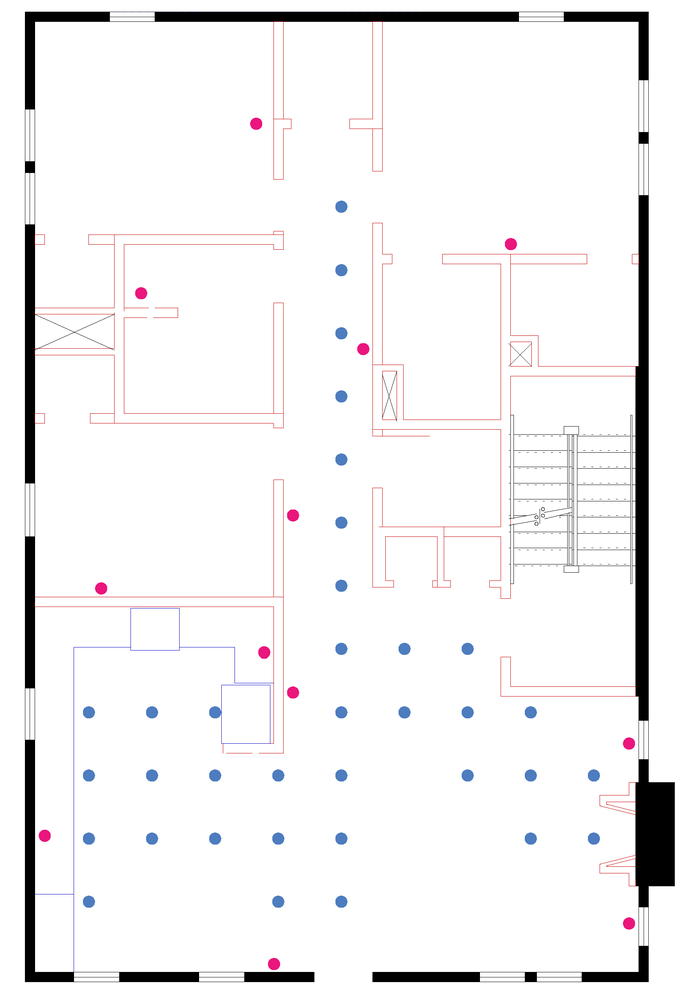
#> input picture figures/floor_plan.png, 697 x 1000 px, shrunk from 1789 x 2567 before the run
$ python 2d_density_plot.py
#> lines starting #> are read from the running program, lines starting #| are printed output that depends on the picture
import matplotlib.pyplot as plt
from sklearn.gaussian_process import GaussianProcessRegressor
from sklearn.gaussian_process.kernels import RBF, ConstantKernel as C
from sklearn.preprocessing import MinMaxScaler
from scipy.ndimage import rotate
from labels import labels
import seaborn as sns
import numpy as np
import pandas as pd
import pickle

floor_plan = plt.imread("./figures/floor_plan.png")
#> floor_plan is the input picture: shape (1000, 697, 4) float32; mean R, G, B, A 0.95, 0.946, 0.948, 1
rotated = rotate(floor_plan, -90, reshape=True)
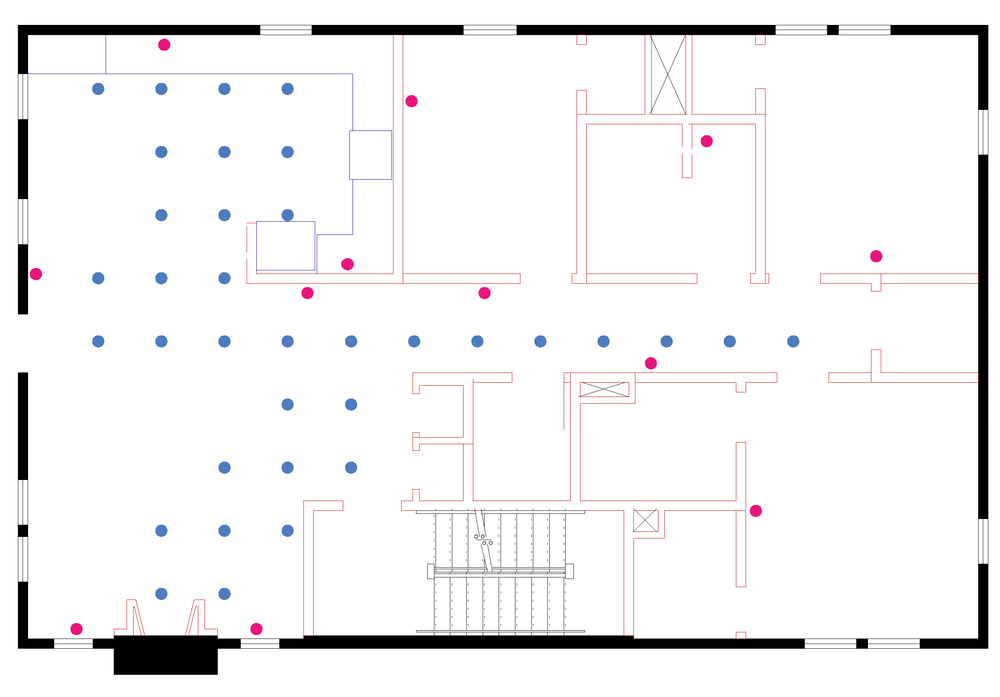
#> rotated: shape (697, 1000, 4) float32; mean R, G, B, A 0.95, 0.946, 0.948, 1; drawn with min black and max white

X = [-92,	-70,	-85,	-93,	-86,	-73,	-62,	-79,	-81,	-79,	-74,	-82]  # H-07

#> (the run stopped early here; a loop or call above may not have finished)

$ run again, with figures/10 points average.png copied over figures/floor_plan.png
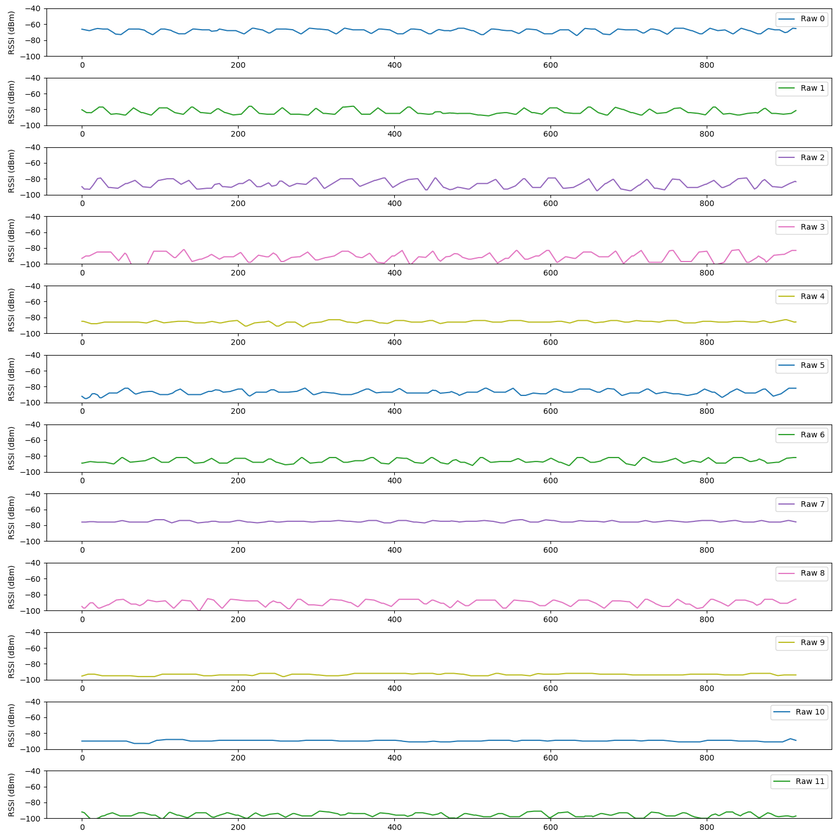
#> input picture figures/10 points average.png, 840 x 840 px, shrunk from 1500 x 1500 before the run
#> floor_plan is the input picture: shape (840, 840, 4) float32; mean R, G, B, A 0.964, 0.966, 0.965, 1
#> `rotated = rotate(floor_plan, -90, reshape=True)`:
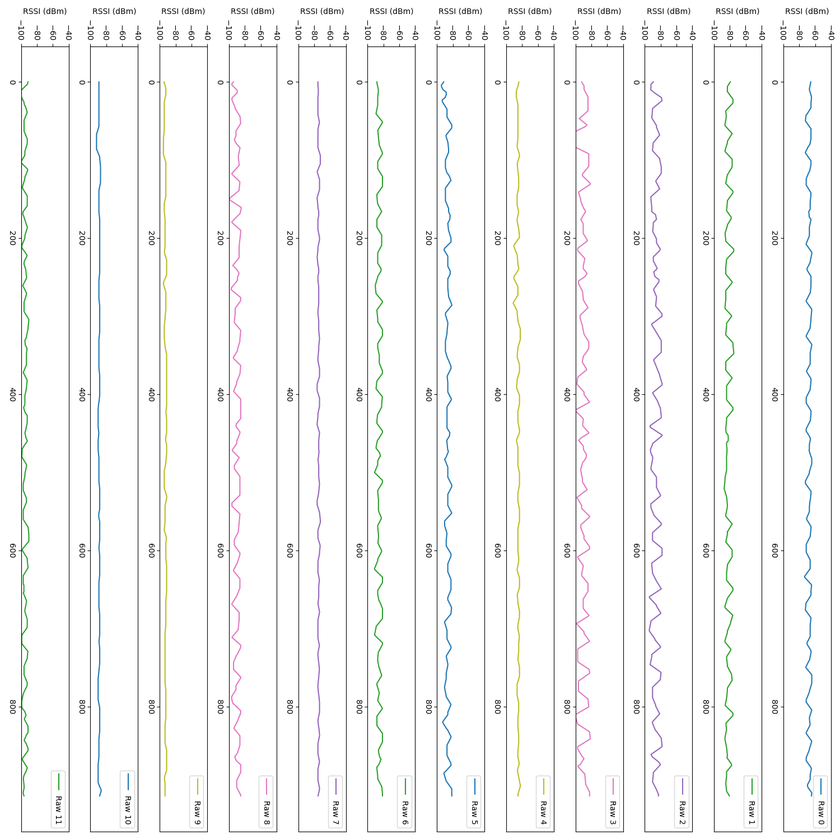
#> rotated: shape (840, 840, 4) float32; mean R, G, B, A 0.964, 0.966, 0.965, 1

$ run again, with figures/2sigma cutoff.png copied over figures/floor_plan.png
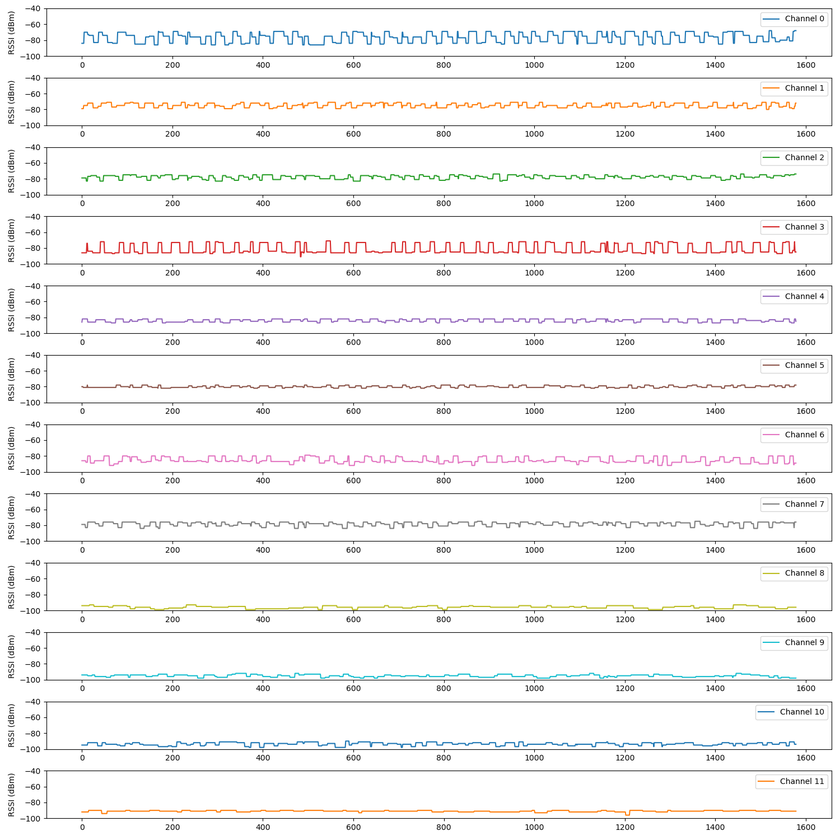
#> input picture figures/2sigma cutoff.png, 840 x 840 px, shrunk from 1500 x 1500 before the run
#> floor_plan is the input picture: shape (840, 840, 4) float32; mean R, G, B, A 0.96, 0.958, 0.957, 1
#> `rotated = rotate(floor_plan, -90, reshape=True)`:
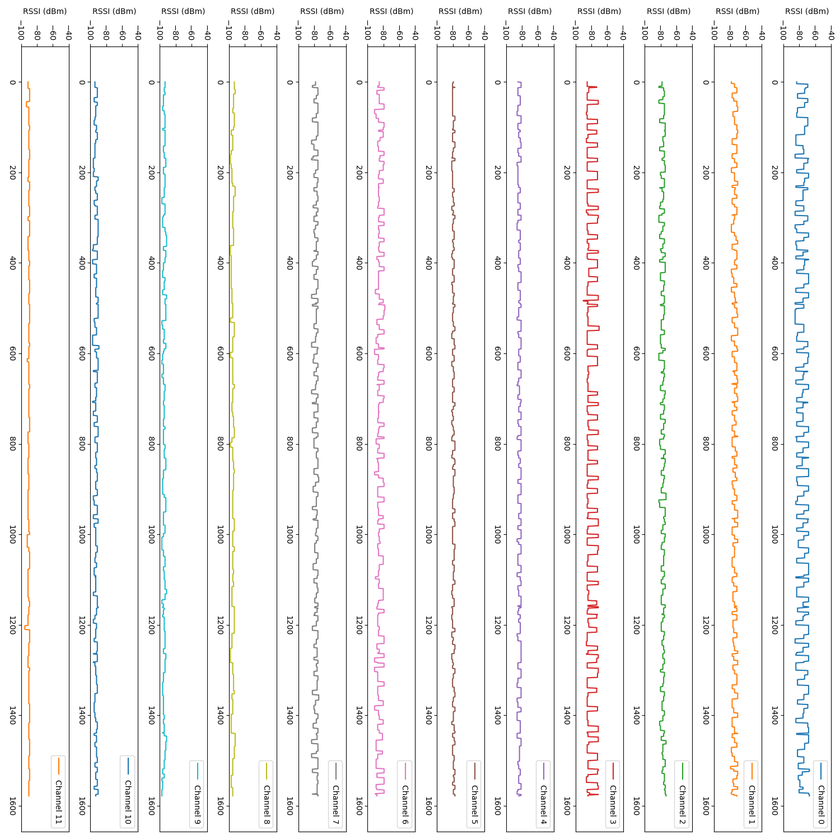
#> rotated: shape (840, 840, 4) float32; mean R, G, B, A 0.96, 0.958, 0.957, 1
